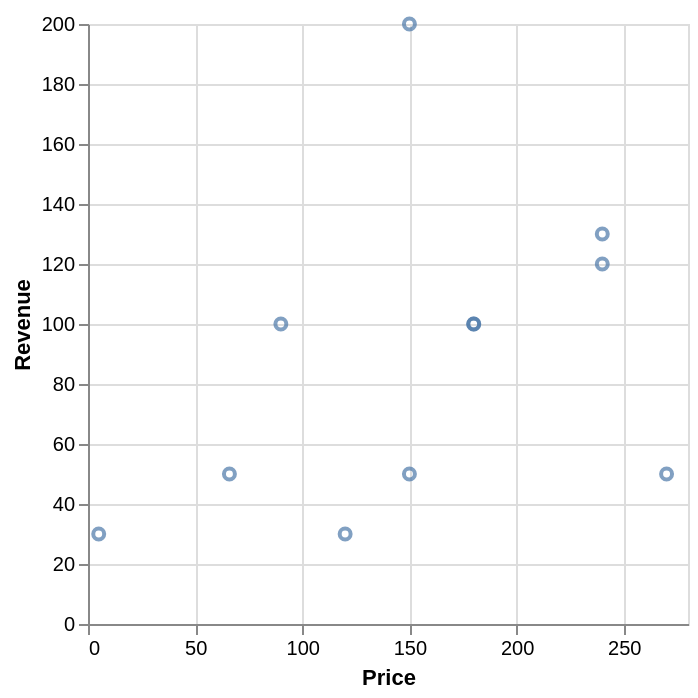

Express this chart as Vega-Lite.
### Vega-Lite specification from a JSON file in a GitHub repository (floating-point values rounded to 4 significant figures)
{"data": {"values": [{"x_data": 240, "y_data": 130}, {"x_data": 120, "y_data": 30}, {"x_data": 150, "y_data": 200}, {"x_data": 5, "y_data": 30}, {"x_data": 240, "y_data": 120}, {"x_data": 180, "y_data": 100}, {"x_data": 90, "y_data": 100}, {"x_data": 270, "y_data": 50}, {"x_data": 66, "y_data": 50}, {"x_data": 180, "y_data": 100}, {"x_data": 150, "y_data": 50}]}, "mark": "point", "encoding": {"x": {"field": "x_data", "type": "quantitative", "title": "Price"}, "y": {"field": "y_data", "type": "quantitative", "title": "Revenue"}}}
